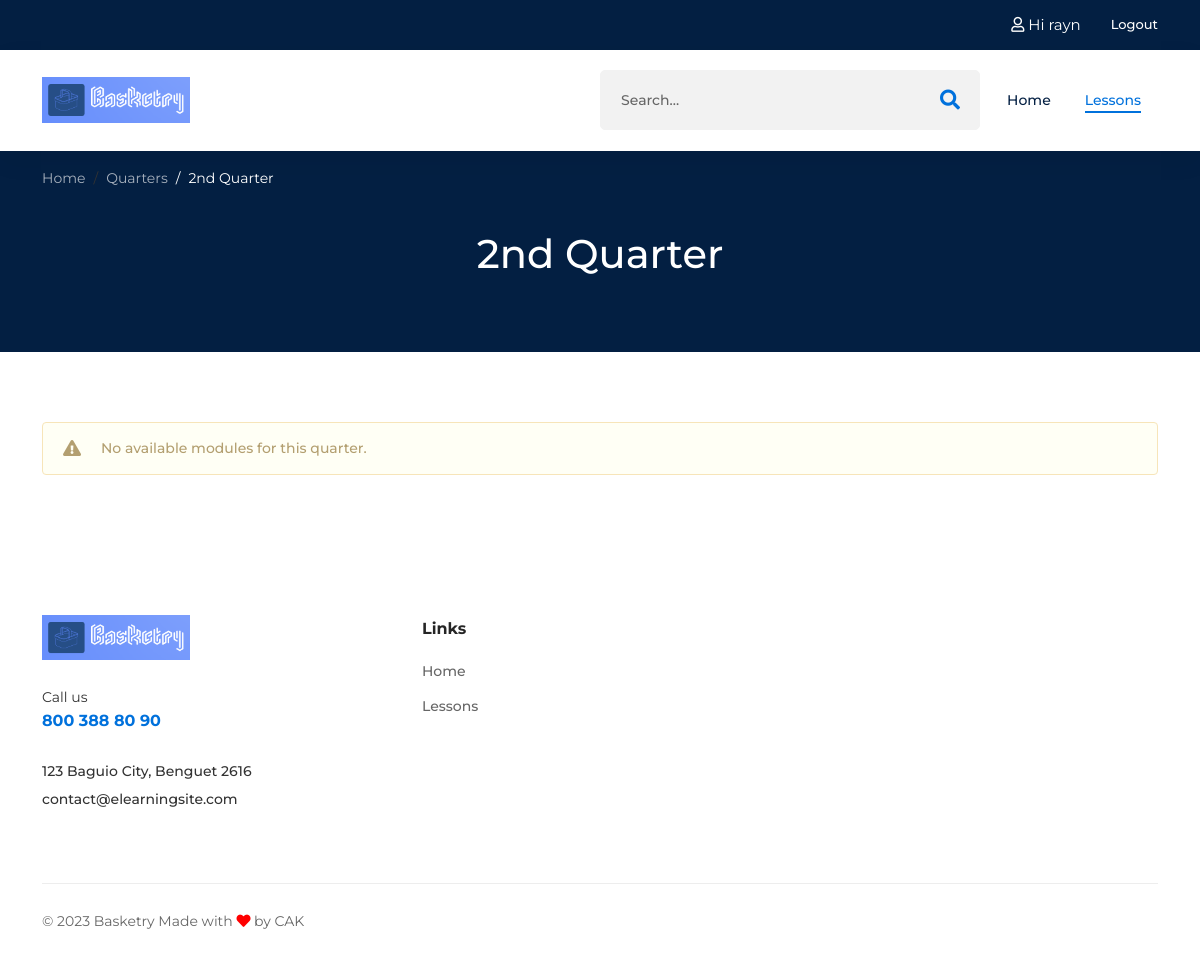
Page /subject/1/2/ (signed in) on the earlier database version.
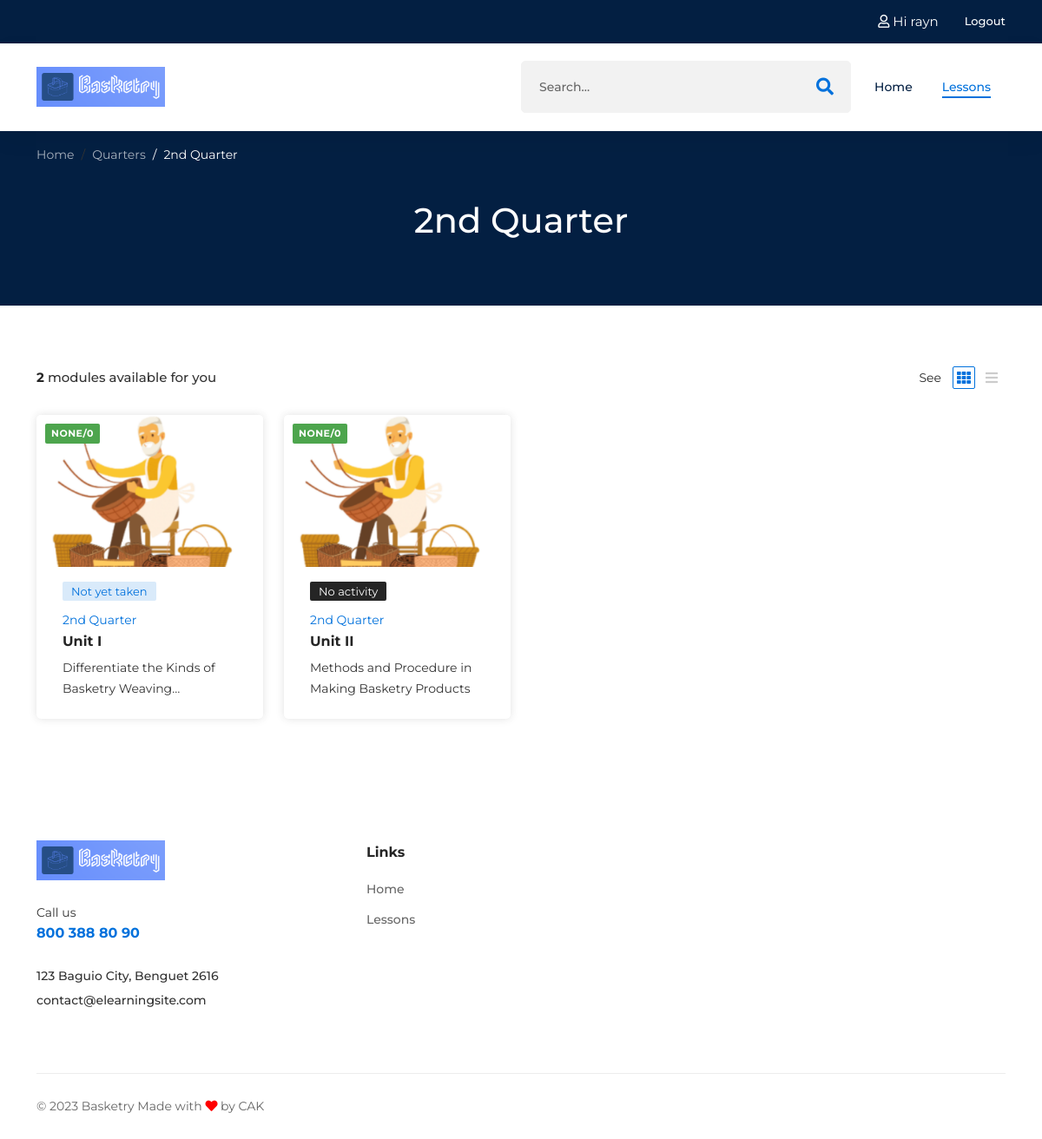
Same page on the later database version.
### emodule/models.py (models this page shows, shortened)
class Quarter(models.Model):
    subject = models.ForeignKey(Subject, on_delete=models.CASCADE)
    name = models.CharField(max_length=200) # e.g. TLE Quarter 1
    title = models.CharField(max_length=200) # e.g. 1st Quarter
    other_title = models.CharField(max_length=200) # e.g. Quarter 1
    seqno = models.IntegerField()

class Module(models.Model):
    quarter = models.ForeignKey(Quarter, on_delete=models.CASCADE)
    seqno = models.IntegerField()
    name = models.CharField(max_length=200) # e.g. TLE 9-10 BASKETRY Q1_M0
    title = models.CharField(max_length=200) # e.g. History or Unit 1 or Unit 2
    description = models.CharField(max_length=200) # e.g. History of Basket weaving
    module_lesson = models.CharField(max_length=200, null=True, blank=True) # e.g. Enumerate Different Kinds of Macrame and Basketry Products
    unit_of_competency = models.CharField(max_length=200, null=True, blank=True) # e.g. ENUMERATE DIFFERENT KINDS OF MACRAME AND BASKETRY PRODUCTS
    duration = models.CharField(max_length=200, null=True, blank=True) # e.g. 5 days
    class Meta:
        verbose_name_plural = "Modules"
        ordering = ["seqno"]
    @property
    def quiz_list(self):
        return Module.objects.get(id=self.id).quiz_set.all()
    @property
    def quiz_count(self):
        quiz_list = self.quiz_list
        return sum([m.quizquestion_set.all().count() for m in quiz_list])

class Quiz(models.Model):
    module = models.ForeignKey(Module, on_delete=models.CASCADE)
    title = models.CharField(max_length=200, blank=True, null=True)
    direction = models.CharField(max_length=1000)
    class Meta:
        verbose_name_plural = "Quizzes"

### emodule/views.py (the view)
# urls.py: path('subject/<int:subject_id>/<int:pk>/', views.QuarterDetail.as_view(), name='quarter-detail'),
class QuarterDetail(BaseView, DetailView):
    template_name = 'emodule/quarter_detail.html'
    model = Quarter
    context_object_name = 'quarter'
    def get_context_data(self, **kwargs):
        self.object = self.get_object()
        student_user = self.get_current_student()
        context = super().get_context_data(**kwargs)
        module_list = []
        for module in self.get_object().module_set.all():
            module_detail = {
                "obj": module,
                "result": StudentQuizResult.objects\
                    .filter(module=module)\
                    .filter(student=student_user)
            }
            module_list.append(module_detail)
        context['module_list'] = module_list
        context['lesson_menu_active'] = True
        return context

### emodule/templates/emodule/quarter_detail.html (shortened to what this page needs)
{% extends 'emodule/base.html' %}
{% load static %}
{% load emodule_extras %}
{% block content %}
<div class="page-banner bg-color-12">
    <div class="page-banner__wrapper">
        <div class="container">
            <div class="page-breadcrumb">
                <ul class="breadcrumb breadcrumb-white">
                    <li class="breadcrumb-item"><a href="{% url 'emodule:home' %}">Home</a></li>
                    <li class="breadcrumb-item"><a href="{% url 'emodule:subject-detail' quarter.subject.id %}">Quarters</a></li>
                    <li class="breadcrumb-item active"><a href="{% url 'emodule:quarter-detail' quarter.subject.id quarter.id %}">{{quarter.title}}</a></li>
                </ul>
            </div>
            <div class="page-banner__caption text-center">
                <h2 class="page-banner__main-title text-white">{{quarter.title}}</h2>
            </div>
        </div>
    </div>
</div>
<div class="courses-section section-padding-01">
    <div class="container">
        {% if module_list %}
        <div class="archive-filter-bars">
            <div class="archive-filter-bar">
                <p><span>{{module_list|length}}</span> modules available for you</p>
            </div>
            <div class="archive-filter-bar">
                <div class="filter-bar-wrapper">
                    <span>See</span>
                    <ul class="nav">
                        <li><button class="active" data-bs-toggle="tab" data-bs-target="#grid"><i
                                    class="fas fa-th"></i></button></li>
                        <li><button data-bs-toggle="tab" data-bs-target="#list"><i class="fas fa-bars"></i></button>
                        </li>
                    </ul>
                </div>
            </div>
        </div>
        <div class="tab-content">
            <div class="tab-pane fade show active" id="grid">
                <div class="row gy-6">
                    {% include 'emodule/partial/module-cards.html' with module_list=module_list layout='grid' %}
                </div>
            </div>
        </div>
        {% else %}
        {% include 'emodule/partial/warning-message.html' with message="No available modules for this quarter." %}
        {% endif %}
    </div>
</div>
{% endblock content %}

### emodule/templates/emodule/base.html (shortened to what this page needs)
{% load static %}
<!DOCTYPE html>
<html class="no-js" lang="en">
<head>
    <link rel="stylesheet" href="{% static 'emodule/css/vendor/fontawesome-all.min.css' %}" />
    <link rel="stylesheet" href="{% static 'emodule/css/vendor/edumall-icon.css' %}" />
    <link rel="stylesheet" href="{% static 'emodule/css/vendor/bootstrap.min.css' %}" />
    <link rel="stylesheet" href="{% static 'emodule/css/plugins/aos.css' %}" />
    <link rel="stylesheet" href="{% static 'emodule/css/plugins/swiper-bundle.min.css' %}" />
    <link rel="stylesheet" href="{% static 'emodule/css/plugins/perfect-scrollbar.css' %}" />
    <link rel="stylesheet" href="{% static 'emodule/css/plugins/jquery.powertip.min.css' %}" />
    <link rel="stylesheet" href="{% static 'emodule/css/plugins/glightbox.min.css' %}" />
    <link rel="stylesheet" href="{% static 'emodule/css/plugins/flatpickr.min.css' %}" />
    <link rel="stylesheet" href="{% static 'emodule/css/plugins/ion.rangeSlider.min.css' %}" />
    <link rel="stylesheet" href="{% static 'emodule/css/plugins/select2.min.css' %}" />
    <link href="{% static 'emodule/css/plugins/jquery-ui.min.css' %}" rel="stylesheet" type="text/css" />
    <link rel="stylesheet" href="{% static 'emodule/css/style.css' %}" />
</head>
<body>
    {% block content-wrapper %}
    <main class="main-wrapper">
        {% block header %}
        <div class="header-section header-sticky">
            <div class="header-top d-none d-sm-block">
                <div class="container">
                    <div class="header-top-bar-wrap d-sm-flex justify-content-between">
                        <div class="header-top-bar-wrap__info d-sm-flex">
                            {% if user.is_authenticated  %}
                            <ul class="header-top-bar-wrap__info-social">
                                <li>
                                    <a href="{% url 'emodule:home' %}"><i class="far fa-user"></i>
                                        Hi <span class="info-text">{{user.first_name}}</span>
                                    </a>
                                </li>
                            </ul>
                            <ul class="header-top-bar-wrap__info-list d-none d-lg-flex">
                                <li>
                                    <a href="{% url 'accounts:logout' %}">
                                        Logout
                                    </a>
                                </li>
                            </ul>
                            {% endif %}
                        </div>
                    </div>
                </div>
            </div>
            <div class="header-main">
                <div class="container">
                    <div class="header-main-wrapper">
                        <div class="header-logo">
                            <a class="header-logo__logo" href="{% url 'emodule:home' %}"><img
                                    src="{% static 'emodule/images/logo.png' %}" width="296" height="64"
                                    alt="Logo" /></a>
                        </div>
                        <div class="header-inner">
                            {% if user.is_authenticated  %}
                            <div class="header-serach">
                                <form action="#">
                                    <input id="id_search_input" type="text" class="header-serach__input" placeholder="Search..." />
                                    <button class="header-serach__btn">
                                        <i class="fas fa-search"></i>
                                    </button>
                                </form>
                            </div>
                            {% endif %}
                            <div class="header-navigation d-none d-xl-block">
                                <nav class="menu-primary">
                                    <ul class="menu-primary__container">
                                        {% if user.is_authenticated %}
                                        {% url 'emodule:home' as home_url %}
                                        <li>
                                            <a class="{% if request.path == home_url %}active{% endif %}" href="{{home_url}}"><span>Home</span></a>
                                        </li>
                                        <li>
                                            <a href="{% url 'emodule:subject-detail' subject_list.first.id %}" class="{% if lesson_menu_active %}active{% endif %}"><span>Lessons</span></a>
                                        </li>
                                        {% endif %}
                                    </ul>
                                </nav>
                            </div>
                        </div>
                    </div>
                </div>
            </div>
        </div>
        {% endblock header %}
        {% block content %}
        {% endblock content %}
        {% block footer %}
        <div class="footer-section">
            <div class="footer-widget-area section-padding-01">
                <div class="container">
                    <div class="row gy-6">
                        <div class="col-lg-4">
                            <div class="footer-widget">
                                <a href="{% url 'emodule:home' %}" class="footer-widget__logo"><img
                                        src="{% static 'emodule/images/logo.png' %}" alt="Logo" width="150"
                                        height="32" /></a>
                                <div class="footer-widget__info">
                                    <span class="title">Call us</span>
                                    <span class="number">800 388 80 90</span>
                                </div>
                                <div class="footer-widget__info">
                                    <p>123 Baguio City, Benguet 2616</p>
                                    <p>contact@elearningsite.com</p>
                                </div>
                            </div>
                        </div>
                        <div class="col-lg-8">
                            <div class="row gy-6">
                                <div class="col-sm-4">
                                    <div class="footer-widget">
                                        <h4 class="footer-widget__title">Links</h4>
                                        <ul class="footer-widget__link">
                                            {% if user.is_authenticated %}
                                            <li><a href="{% url 'emodule:home' %}">Home</a></li>
                                            <li><a href="{% url 'emodule:subject-detail' subject_list.first.id %}">Lessons</a></li>
                                            {% endif %}
                                        </ul>
                                    </div>
                                </div>
                            </div>
                        </div>
                    </div>
                </div>
            </div>
            <div class="footer-copyright">
                <div class="container">
                    <div class="copyright-wrapper text-center">
                        <p class="footer-widget__copyright mt-0">
                            &copy; 2023 <span> Basketry </span> Made with
                            <i class="fa fa-heart"></i> by
                            <a>CAK</a>
                        </p>
                    </div>
                </div>
            </div>
        </div>
        {% endblock footer %}
    </main>
    {% endblock content-wrapper %}
</body>
</html>

### emodule/templates/emodule/partial/module-cards.html
{% load static %}
{% load emodule_extras %}
{% for module in module_list %}
    {% emodule_status module.result.latest.status as current_quiz_status %}
    {% emodule_score module.result.latest.score as current_score %}
    {% if layout == 'grid' %}
        {% include 'emodule/partial/module-card-grid.html' with module=module.obj quiz_status=current_quiz_status quiz_score=current_score %}
    {% else %}
        {% include 'emodule/partial/module-card-list.html' with module=module.obj quiz_status=current_quiz_status quiz_score=current_score %}
    {% endif %}
{% endfor %}

### emodule/templates/emodule/partial/module-card-grid.html
{% load static %}
{% load emodule_extras %}
<div class="col-xl-3 col-lg-4 col-sm-6">
    <div class="course-item-02" data-aos="fade-up" data-aos-duration="1000">
        <div class="course-header">
            <div class="course-header__thumbnail rounded-0">
                <a href="{% url 'emodule:module-detail' module.quarter.subject.id module.quarter.id module.id %}"><img
                        src="{% static 'emodule/images/courses/module-cover-sm.png' %}" alt="courses" width="330"
                        height="221"></a>
            </div>
            <div class="course-header__badge">
                <span class="quiz-score-badge">{{quiz_score}}/{{module.quiz_count}}</span>
            </div>
        </div>
        <div class="course-info-02">
            {% show_emodule_badge module.quiz_set.all quiz_status %}
            <div class="course-info-02__category">
                <a href="{% url 'emodule:subject-detail' module.quarter.id %}">{{module.quarter.title}}</a>
            </div>
            <h3 class="course-info-02__title"><a href="{% url 'emodule:module-detail' module.quarter.subject.id module.quarter.id module.id %}">{{module.title}}</a></h3>
            <div class="course-info-02__description">
                <p>{{module.description}}</p>
            </div>
        </div>
    </div>
</div>

### emodule/templates/emodule/partial/badge.html
{% if quiz_or_assessment_list and status %}
    <span class="course-info-02__badge-text {% if status == 'Passed' %}badge-success{% elif status == 'Failed' %}badge-alert{% endif %}">{{status}}</span>
{% elif quiz_or_assessment_list and not status %}
    <span class="course-info-02__badge-text badge-info">Not yet taken</span>
{% else %}
    <span class="course-info-02__badge-text badge-warning">No activity</span>
{% endif %}

### emodule/templates/emodule/partial/module-card-list.html (shortened to what this page needs)
{% load static %}
{% load emodule_extras %}

### emodule/templates/emodule/partial/warning-message.html
<div class="tutor-course-segment__prerequisites">
    <div class="tutor-course-segment__prerequisites-warning">
        <i class="fas fa-exclamation-triangle"></i>
        {{message}}
    </div>
</div>

Differences in the rows shown:
added Module: quiz_score "NONE", quiz_count "0", shows "Not yet taken", quarter "2nd Quarter", title "Unit I", description "Differentiate the Kinds of Basketry…"
added Module: quiz_score "NONE", quiz_count "0", shows "No activity", quarter "2nd Quarter", title "Unit II", description "Methods and Procedure in Making Basketry Products"
Other differences:
{{ module_list|length }}: (not shown) → "2"
{{ message }}: "No available modules for this quarter." → (not shown)
text now shown: "modules available for you See"
